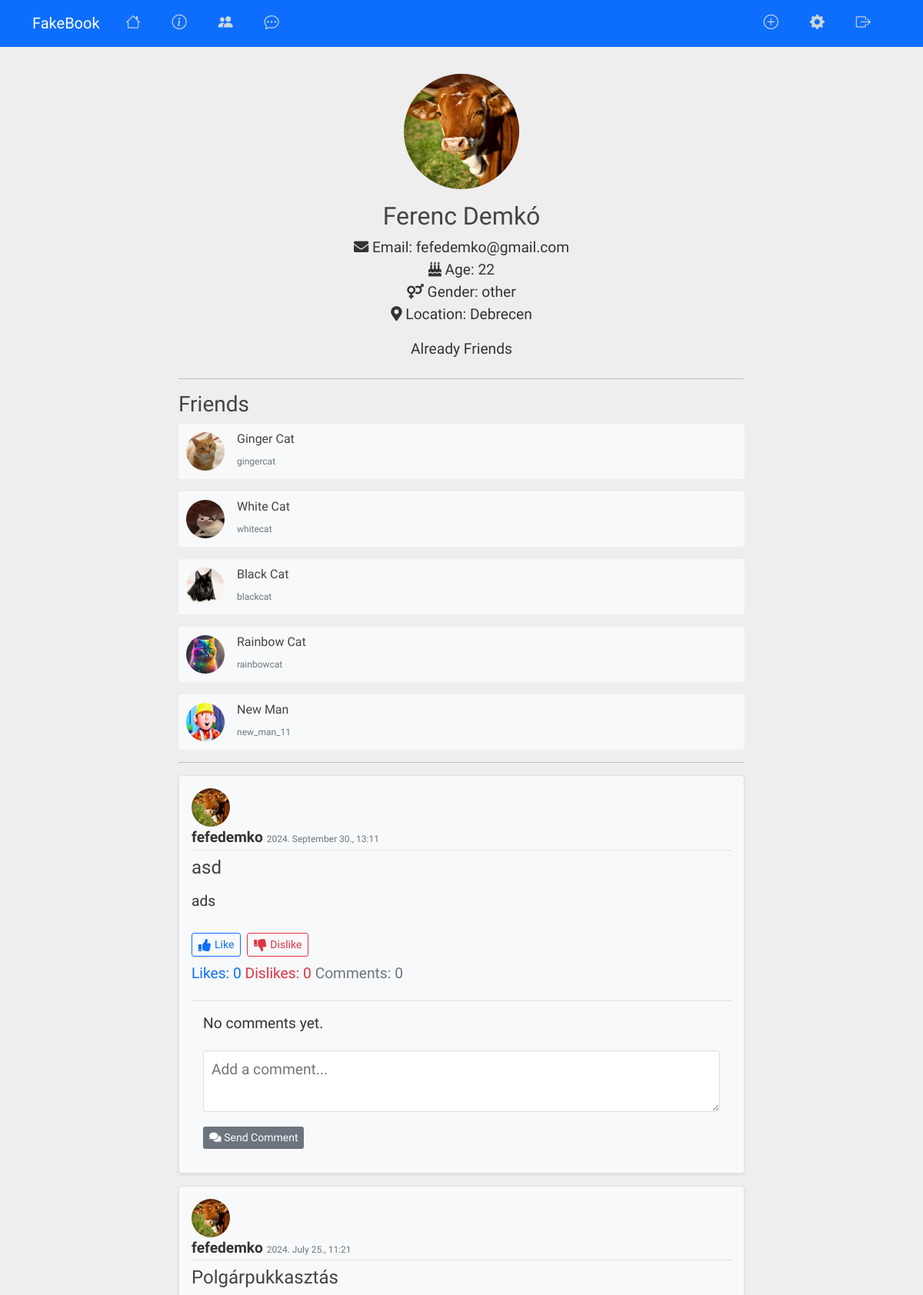
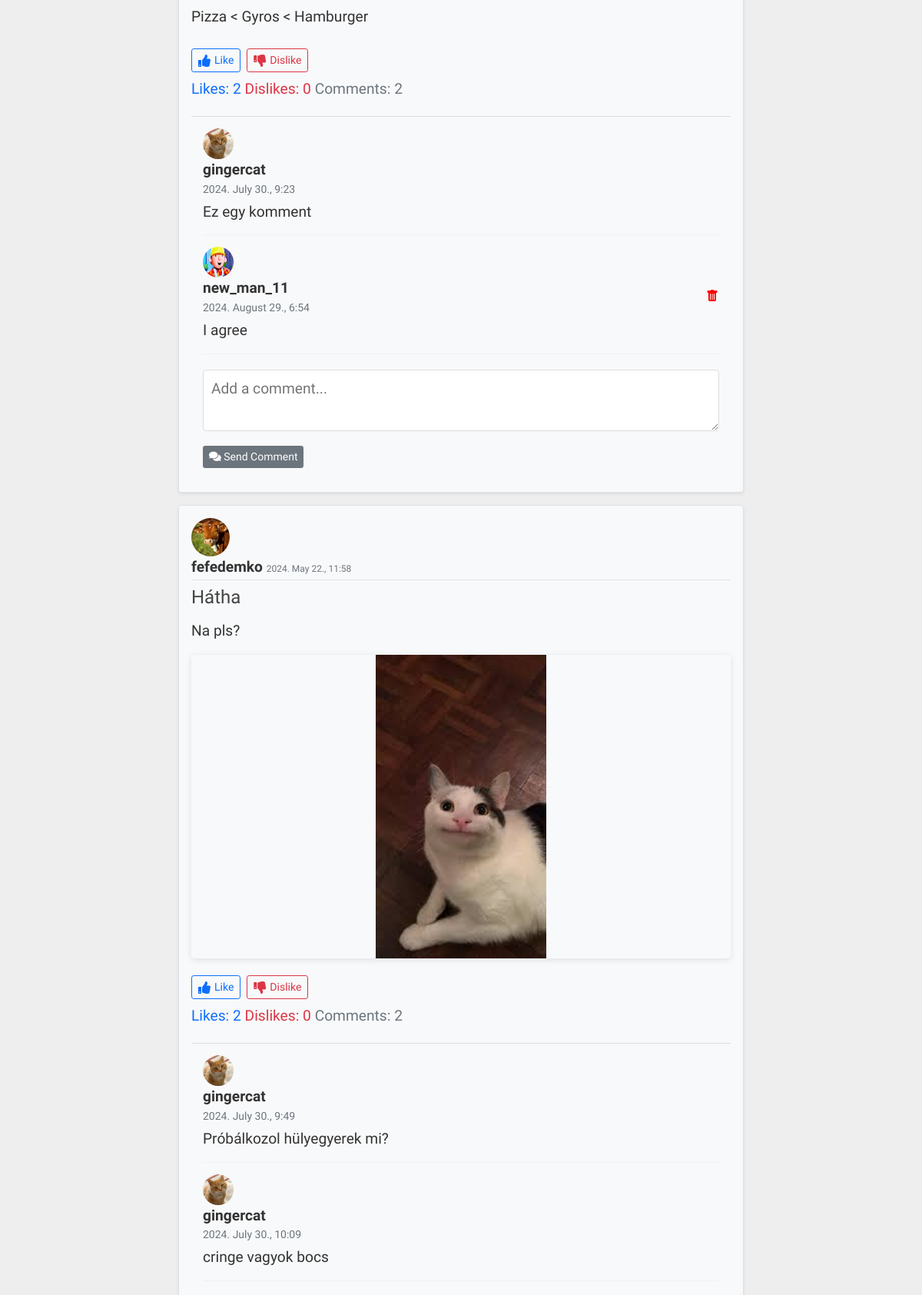
Page /book/user/fefedemko/ (signed in, upper part) on the committed database (2 pictures, top to bottom).
### users/models.py (models this page shows, shortened)
class Profile(models.Model):
    GENDER_CHOICES = [
        ('man', 'Man'),
        ('woman', 'Woman'),
        ('other', 'Other')
    ]
    user = models.OneToOneField(User, on_delete=models.CASCADE)
    image = models.ImageField(default='default.jpg', upload_to='profile_pics')
    age = models.PositiveIntegerField(null=True, blank=True)
    gender = models.CharField(max_length=10, choices=GENDER_CHOICES, null=True, blank=True)
    location = models.CharField(max_length=100, null=True, blank=True)
    birthdate = models.DateField(null=True, blank=True)
    def get_friends(self):
        friendships = Friendship.objects.filter(Q(user1=self) | Q(user2=self))
        friends = []
        for friendship in friendships:
            if friendship.user1 == self:
                friends.append(friendship.user2)
            else:
                friends.append(friendship.user1)
        return friends
    User.add_to_class('get_friends', get_friends)

### book/models.py (models this page shows, shortened)
class Post(models.Model):
    title = models.CharField(max_length=100)
    content = models.TextField()
    date_posted = models.DateTimeField(auto_now_add=True)
    author = models.ForeignKey(User, on_delete=models.CASCADE)
    likes = models.ManyToManyField(User, related_name='post_likes', blank=True)
    dislikes = models.ManyToManyField(User, related_name='post_dislikes', blank=True)
    def total_likes(self):
        return self.likes.count()
    def total_dislikes(self):
        return self.dislikes.count()
    def total_comments(self):
        return self.comments.count()

class Comment(models.Model):
    post = models.ForeignKey(Post, on_delete=models.CASCADE, related_name='comments')
    author = models.ForeignKey(User, on_delete=models.CASCADE)
    content = models.TextField()
    date_posted = models.DateTimeField(auto_now_add=True)

class Image(models.Model):
    image = models.ImageField(upload_to='post_images/')
    description = models.CharField(max_length=255, blank=True, null=True)
    post = models.ForeignKey('Post', on_delete=models.CASCADE, related_name='post_images')

### book/views.py (the view)
# urls.py: path('user/<str:username>/', UserPostListView.as_view(), name = 'user-posts'),
class UserPostListView(ListView):
    model = Post
    template_name = 'book/user_posts.html'
    context_object_name = 'posts'
    def get_queryset(self):
        self.user = get_object_or_404(User, username=self.kwargs.get('username'))
        return Post.objects.filter(author=self.user).order_by('-date_posted')
    def get_context_data(self, **kwargs):
        context = super().get_context_data(**kwargs)
        context['user_profile'] = self.user.profile
        context['received_requests'] = FriendRequest.objects.filter(to_user=self.request.user, is_active=True)
        context['sent_requests'] = FriendRequest.objects.filter(from_user=self.request.user, is_active=True)
        user = self.user
        friends1 = Friendship.objects.filter(user1=user).values_list('user2', flat=True)
        friends2 = Friendship.objects.filter(user2=user).values_list('user1', flat=True)
        friends = User.objects.filter(id__in=friends1).union(User.objects.filter(id__in=friends2))
        context['friends'] = friends
        is_friend = Friendship.objects.filter(
            user1=user, user2=self.request.user
        ).exists() or Friendship.objects.filter(
            user1=self.request.user, user2=user
        ).exists()
        context['is_friend'] = is_friend
        request_sent = FriendRequest.objects.filter(
            from_user=self.request.user, to_user=user, is_active=True
        ).exists()
        context['request_sent'] = request_sent
        request_received = FriendRequest.objects.filter(
            from_user=user, to_user= self.request.user, is_active=True
        ).first()
        context['request_received'] = request_received
        return context

### book/templates/book/user_posts.html (shortened to what this page needs)
{% extends "book/base.html" %}
{% block content %}
    <div class="user-profile text-center mb-4">
        <img class="rounded-circle profile-img-large mb-3" src="{{ user_profile.image.url }}" alt="{{ user_profile.user.username }}" width="150" height="150">
        <h2 class="font-weight-bold">{{ user_profile.user.first_name }} {{ user_profile.user.last_name }}</h2>
        <p>
            <i class="fas fa-envelope"></i> Email: {{ user_profile.user.email }}<br>
            <i class="fas fa-birthday-cake"></i> Age: {{ user_profile.age }}<br>
            <i class="fas fa-venus-mars"></i> Gender: {{ user_profile.gender }}<br>
            <i class="fas fa-map-marker-alt"></i> Location: {{ user_profile.location }}
        </p>
        {% if request.user != user_profile.user %}
            {% if is_friend %}
                <p>Already Friends</p>
            {% elif request_sent %}
                <p>Friend Request Sent</p>
            {% else %}
                <form method="POST" action="{% url 'send_friend_request' user_profile.user.id %}">
                    {% csrf_token %}
                    <input type="hidden" name="to_user" value="{{ user_profile.user.id }}">
                    <button type="submit" class="btn btn-primary">Send Friend Request</button>
                </form>
            {% endif %}
        {% endif %}
    </div>
    <hr>
    <h3>Friends</h3>
    <ul class="list-unstyled">
        {% for friend in friends %}
            <li class="media mb-3">
                <a href="{% url 'user-posts' username=friend.username %}" class="d-flex align-items-center text-decoration-none text-dark">
                    <img class="rounded-circle article-img mr-3" src="{{ friend.profile.image.url }}" alt="{{ friend.username }}">
                    <div class="media-body">
                        <h5 class="mt-0 mb-1">{{ friend.first_name }} {{ friend.last_name }}</h5>
                        <small>{{ friend.username }}</small>
                    </div>
                </a>
            </li>
        {% empty %}
            <li class="p-3">No friends yet.</li>
        {% endfor %}
    </ul>
    <hr>
    {% for post in posts %}
        <article class="media content-section p-3 mb-3 border rounded shadow-sm">
            <a href="{% url 'post-detail' post.id %}">
                <img class="rounded-circle article-img mr-3" src="{{ post.author.profile.image.url }}" alt="{{ post.author }}" width="65" height="65">
            </a>
            <div class="media-body">
                <div class="article-metadata mb-2">
                    <a class="comment-author" href="{% url 'user-posts' post.author.username %}">{{ post.author }}</a>
                    <small class="text-muted">{{ post.date_posted|date:"Y. E d., G:i" }}</small>
                </div>
                <h4><p class="article-title" >{{ post.title }}</p></h4>
                <p class="article-content">{{ post.content }}</p>
                <div class="post-images mb-2 text-center">
                    {% for image in post.post_images.all %}
                        <div class="mb-2">
                            <img src="{{ image.image.url }}" alt="{{ image.description }}" class="img-fluid rounded mb-1 post-image">
                        </div>
                    {% endfor %}
                </div>
                 <div class="reaction-buttons d-flex gap-2">
                  <form method="POST" action="{% url 'post-like' post.pk%}">
                      <button type="submit" class="btn btn-outline-primary btn-sm">
                          <i class="fa fa-thumbs-up"></i> Like
                      </button>
                  </form>
                  <form method="POST" action="{% url 'post-dislike' post.pk%}">
                      <button type="submit" class="btn btn-outline-danger btn-sm">
                          <i class="fa fa-thumbs-down"></i> Dislike
                      </button>
                  </form>
               </div>
               <p class="mt-2">
                   <span class="text-primary">Likes: {{ post.total_likes }}</span>
                   <span class="text-danger ml-3">Dislikes: {{ post.total_dislikes }}</span>
                   <span class="text-muted ml-3">Comments: {{ post.total_comments }}</span>
               </p>
                <div id="comments-{{ post.pk }}" class="comment-section">
                    {% for comment in post.comments.all %}
                        <div class="comment d-flex justify-content-between align-items-center">
                            <div class="comment-left">
                                <img src="{{ comment.author.profile.image.url }}" alt="{{ comment.author }}" class="comment-author-img">
                                <div class="comment-body">
                                    <a class="comment-author" href="{% url 'user-posts' comment.author.username %}">{{ comment.author.username }}</a>
                                    <div class="comment-meta">{{ comment.date_posted|date:"Y. E d., G:i" }}</div>
                                    <div class="comment-content">{{ comment.content }}</div>
                                </div>
                            </div>
                            {% if user == comment.author %}
                            <div class="comment-right">
                                <form method="POST" action="{% url 'delete-comment' post.pk comment.pk %}" style="display:inline;">
                                    <button type="submit" class="btn btn-link p-0" style="color: red;">
                                        <i class="bi bi-trash-fill"></i>
                                    </button>
                                </form>
                            </div>
                            {% endif %}
                        </div>
                    {% empty %}
                        <p>No comments yet.</p>
                    {% endfor %}
                    {% if user.is_authenticated %}
                        <form class="comment-form" method="POST" action="{% url 'add-comment' post.pk %}">
                            <textarea name="content" placeholder="Add a comment..."></textarea>
                            <button type="submit" class="comment-button btn btn-outline-secondary btn-sm">
                                <i class="fa fa-comments"></i> Send Comment
                            </button>
                        </form>
                    {% endif %}
                </div>
            </div>
        </article>
    {% endfor %}
{% endblock %}

### book/static/book/main.css (style rules this page uses)
body { background: #ffffff; color: #333333; margin: 0; font-family: 'Biorhyme', sans-serif !important; font-size: larger; }
h1, h2, h3, h4, h5, h6 { color: #444444; font-family: 'Biorhyme', sans-serif !important; }
ul { margin: 0; }
.content-section { background: #ffffff; padding: 10px 20px; border: 1px solid #dddddd; border-radius: 3px; margin-bottom: 20px; }
.article-title { color: #444444 !important; }
.article-content { white-space: pre-line; }
.article-img { height: 65px; width: 65px; margin-right: 16px; }
.article-metadata { padding-bottom: 1px; margin-bottom: 4px; border-bottom: 1px solid #e3e3e3 }
.user-profile { text-align: center; margin-bottom: 20px; }
.post-images { display: grid; grid-template-columns: repeat(auto-fit, minmax(400px, 1fr)); gap: 10px; }
.post-image { width: 100%; aspect-ratio: 16 / 9; object-fit: contain; border-radius: 8px; box-shadow: 0 2px 8px rgba(0, 0, 0, 0.1); }
.profile-img-large { width: 150px; height: 150px; border-radius: 50%; margin-bottom: 10px; }
.article-img { width: 50px; height: 50px; border-radius: 50%; }
.reaction-buttons { display: flex; gap: 10px; margin-top: 10px; }
.comment-section { margin-top: 20px; padding: 15px; border-top: 1px solid #ddd; }
.comment { display: flex; align-items: flex-start; margin-bottom: 15px; padding-bottom: 10px; border-bottom: 1px solid #f1f1f1; }
.comment-author-img { width: 40px; height: 40px; border-radius: 50%; margin-right: 10px; }
.comment-author { font-weight: bold; margin-bottom: 5px; color: #333333; }
.comment-content { margin: 5px 0; }
.comment-meta { font-size: 0.875rem; color: #6c757d; }
.comment-form { margin-top: 20px; }
.comment-form textarea { width: 100%; height: 80px; padding: 10px; border: 1px solid #ddd; border-radius: 4px; resize: vertical; }
.comment-form button { margin-top: 10px; }
.reaction-buttons { display: flex; align-items: center; gap: 10px; margin-top: 10px; }
.reaction-buttons button { display: flex; align-items: center; gap: 5px; }
.reaction-buttons i { font-size: 16px; }
.comment-button { background-color: #6c757d; color: #fff; border: none; }
body { background:#eee; }
.media { background-color: #f8f9fa; transition: background-color 0.3s ease; border-radius: 0.25rem; padding: 10px; }
.media a { color: #333; text-decoration: none; }
.media-body h5 { font-size: 1rem; margin-bottom: 0.5rem; }
.media-body small { font-size: 0.75rem; color: #6c757d; }

### rows in the picture
Profile: image (picture), user.first_name "Ferenc", user.last_name "Demkó", user.email "fefedemko@gmail.com", age "22", gender "other", location "Debrecen"
Post: author.profile.image (picture), author "fefedemko", date_posted "2024. September 30., 13:11", title "asd", content "ads", total_likes "0", total_dislikes "0", total_comments "0"
Post: author.profile.image (picture), author "fefedemko", date_posted "2024. July 25., 11:21", title "Polgárpukkasztás", content "Pizza < Gyros < Hamburger", total_likes "2", total_dislikes "0", total_comments "2"
Comment: author.profile.image (picture), author.username "gingercat", date_posted "2024. July 30., 9:23", content "Ez egy komment"
Comment: author.profile.image (picture), author.username "new_man_11", date_posted "2024. August 29., 6:54", content "I agree"
Post: author.profile.image (picture), author "fefedemko", date_posted "2024. May 22., 11:58", title "Hátha", content "Na pls?", total_likes "2", total_dislikes "0", total_comments "2"
Image: image (picture)
Comment: author.profile.image (picture), author.username "gingercat", date_posted "2024. July 30., 9:49", content "Próbálkozol hülyegyerek mi?"
Comment: author.profile.image (picture), author.username "gingercat", date_posted "2024. July 30., 10:09", content "cringe vagyok bocs"

### other values in the picture
{{ friend.first_name }} "Ginger"
{{ friend.last_name }} "Cat"
{{ friend.username }} "gingercat"
{{ friend.first_name }} "White"
{{ friend.username }} "whitecat"
{{ friend.first_name }} "Black"
{{ friend.username }} "blackcat"
{{ friend.first_name }} "Rainbow"
{{ friend.username }} "rainbowcat"
{{ friend.first_name }} "New"
{{ friend.last_name }} "Man"
{{ friend.username }} "new_man_11"
